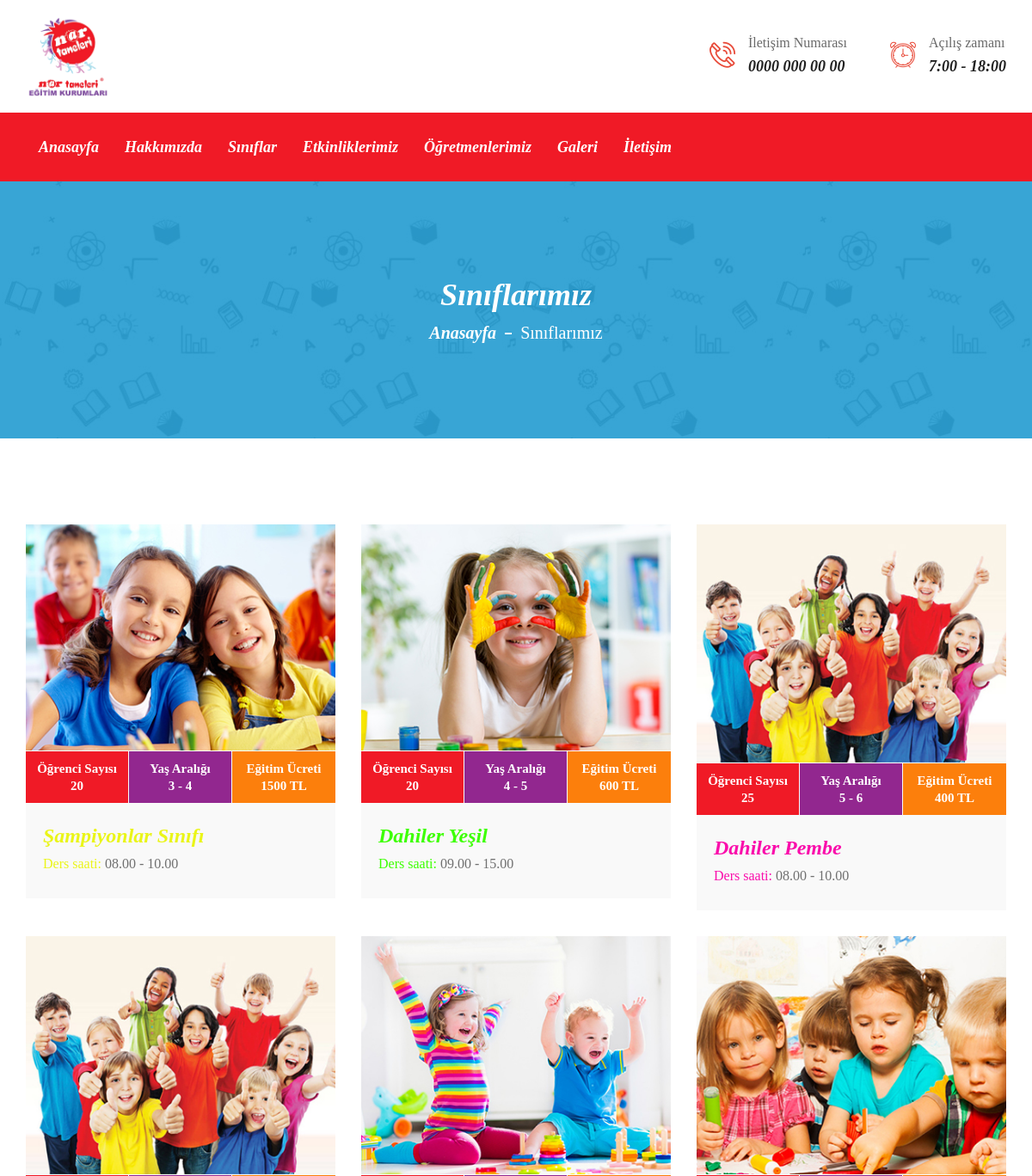
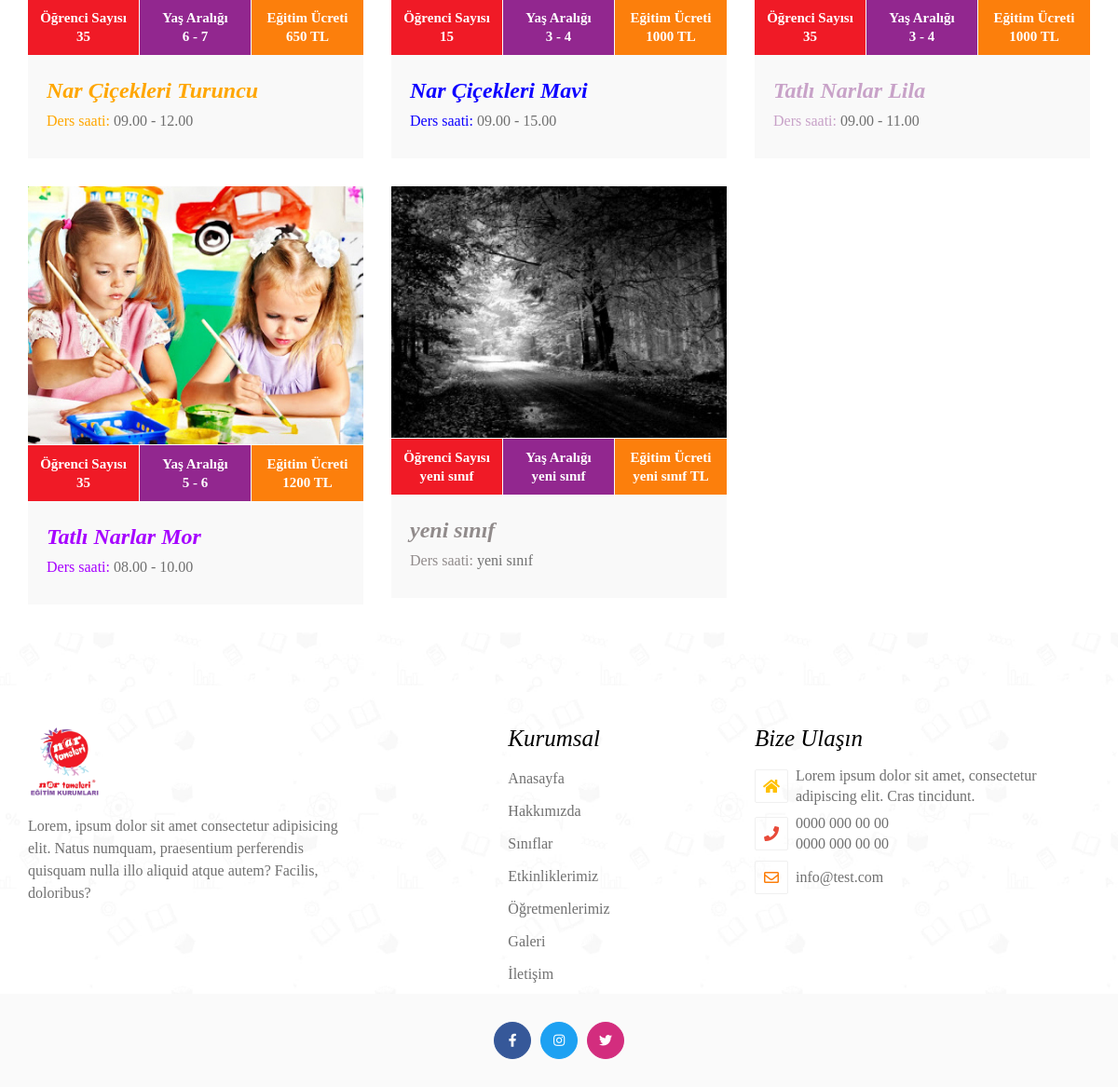
The page /siniflarimiz on the database its author committed (2 pictures, top to bottom).
### tables this page shows
CREATE TABLE `contact` (
  `id` int(11) NOT NULL AUTO_INCREMENT,
  `start_time` varchar(255) DEFAULT NULL,
  `address` text DEFAULT NULL,
  `phone1` varchar(255) DEFAULT NULL,
  `phone2` varchar(255) DEFAULT NULL,
  `mail` varchar(255) DEFAULT NULL,
  `facebook` varchar(255) DEFAULT NULL,
  `instagram` varchar(255) DEFAULT NULL,
  `twitter` varchar(255) DEFAULT NULL,
  `map` varchar(255) DEFAULT NULL,
  `update_date` varchar(255) DEFAULT NULL,
  PRIMARY KEY (`id`)
);

CREATE TABLE `class` (
  `id` int(11) NOT NULL AUTO_INCREMENT,
  `name` varchar(255) DEFAULT NULL,
  `slug` varchar(255) DEFAULT NULL,
  `text` text DEFAULT NULL,
  `teacher` varchar(255) DEFAULT NULL,
  `lesson_hours` varchar(255) DEFAULT NULL,
  `student` varchar(255) DEFAULT NULL,
  `age_range` varchar(255) DEFAULT NULL,
  `price` varchar(255) DEFAULT NULL,
  `color` varchar(255) DEFAULT NULL,
  `image_path` varchar(255) DEFAULT NULL,
  `add_date` datetime DEFAULT NULL,
  `update_date` datetime DEFAULT NULL,
  `status` tinyint(1) DEFAULT 1,
  `deleted` tinyint(1) DEFAULT 0,
  PRIMARY KEY (`id`)
);

### application/controllers/Homepage.php (called while the page is built, shortened)
<?php
class Homepage extends Veripay_Controller
{
	function __construct()
    {
        $this->load->model($this->router->fetch_class() . '_model', 'model');
    }
    public function classes($slug = '')
    {
        $data = new StdClass();
        $data->banner = $this->model->get_banner()->class_banner;
        $data->contact = $this->model->get_contact();
        if (empty($slug)) {
            $data->class = $this->model->get_class();
        } else {
            if (!$data->select_ticket = $this->model->slug_control($slug)) {
                redirect(site_url('siniflarimiz'));
            }
            $data->class = $this->model->get_ticket_class($slug);
        }
        $this->load->view('header', $data);
        $this->load->view('classes');
        $this->load->view('footer');
    }
}

### index.php (called while the page is built, shortened)
<?php
require_once BASEPATH.'core/CodeIgniter.php';

### application/models/Homepage_Model.php (called while the page is built, shortened)
<?php
class Homepage_model extends CI_Model {
	public function get_banner()
	{
		$this->db->from('banner');
		$return_query = $this->db->get();
		if ($return_query->num_rows() > 0) {
			return $return_query->row();
		} else {
			return [];
		}
	}
	public function get_class()
	{
		$this->db->from('class');
		$this->db->where(['status' => 1, 'deleted' => 0]);
		$return_query = $this->db->get();
		if($return_query->num_rows() > 0) {
			return $return_query->result();
		} else {
			return false;
		}
	}
    public function get_contact()
    {
    	$this->db->from('contact');
    	$return_query = $this->db->get();
    	if($return_query->num_rows() > 0) {
    		return $return_query->row();
    	} else {
    		return [];
    	}
    }
}

### application/views/classes.php (the view, shortened to what this page needs)
<section class="page-header section-notch">
<div class="overlay">
  <div class="container">
    <h3><?php echo $banner ?></h3>
    <ul class="page_breadcrumb">
      <li><a href="<?php echo site_url() ?>">Anasayfa</a></li>
      <li>Sınıflarımız</li>
    </ul>
  </div>
</div>
</section>
<?php if(!empty($class)) { ?>
<section class="classes pt-120 ">
<div class="container">
  <div class="row">
<?php foreach ($class as $key => $value) { ?>
    <div class="col-lg-4 col-sm-6 col-xs-12">
      <div class="class-item">
        <div class="image">
          <a data-fancybox="class" href="<?php echo site_url($value->image_path) ?>"><img src="<?php echo site_url($value->image_path) ?>" alt="<?php echo $value->name ?>" class="img-responsive"></a>
        </div>
        <ul class="schedule">
          <li>
            <span>Öğrenci Sayısı</span>
            <span><?php echo $value->student ?></span>
          </li>
          <li>
            <span>Yaş Aralığı</span>
            <span><?php echo $value->age_range ?></span>
          </li>
          <li>
            <span>Eğitim Ücreti</span>
            <span><?php echo $value->price.' TL' ?></span>
          </li>
        </ul>
        <div class="content">
          <h4><a style="color: <?php echo $value->color ?>;" href="<?php echo site_url('sinif-detaylari/'.$value->slug) ?>"><?php echo $value->name ?></a></h4>
          <p><span style="color: <?php echo $value->color ?>;">Ders saati: </span><?php echo $value->lesson_hours ?></p>
        </div>
      </div>
    </div>
<?php } ?>
  </div>
</div>
</section>
<?php } ?>

### application/views/header.php (shortened to what this page needs)
<!DOCTYPE html>
<html lang="tr">
<head>
    <link href="<?php echo site_url('assets/front/css/font.css') ?>" rel="stylesheet">
    <link href="<?php echo site_url('assets/front/css/bootstrap.min.css') ?>" rel="stylesheet">
    <link href="<?php echo site_url('assets/front/css/all.min.css') ?>" rel="stylesheet">
    <link href="<?php echo site_url('assets/front/flaticon/flaticon.css') ?>" rel="stylesheet">
    <link href="<?php echo site_url('assets/front/css/fancybox.min.css') ?>" rel="stylesheet">
    <link href="<?php echo site_url('assets/front/css/swiper.min.css') ?>" rel="stylesheet">
    <link href="<?php echo site_url('assets/front/css/jquery.nstSlider.css') ?>" rel="stylesheet">
    <link href="<?php echo site_url('assets/front/css/flexslider.css') ?>" rel="stylesheet">
    <link href="<?php echo site_url('assets/front/css/rtl.css') ?>" rel="stylesheet">
    <link href="<?php echo site_url('assets/front/css/main.css?v='.md5(date('Y-m-d H:i:s'))) ?>" rel="stylesheet">
    <link href="<?php echo site_url('assets/front/css/responsive.css') ?>" rel="stylesheet">
</head>
<body id="scroll-top">
    <header>
        <div class="header-top">
            <div class="container">
                <div class="row">
                    <div class="col-md-3">
                        <a class="logo" href="<?php echo site_url() ?>"><img
                                src="<?php echo site_url('assets/images/logo.png') ?>" alt="logo"
                                class="img-responsive"></a>
                    </div>
                    <div class="col-md-9">
                        <ul class="top-contents">
                            <li>
                                <i class="icon flaticon-phone-call"></i>
                                <div class="content">
                                    <p>İletişim Numarası</p>
                                    <a href="tel:<?php echo $contact->phone1 ?>"><?php echo $contact->phone1 ?></a>
                                </div>
                            </li>
                            <li>
                                <i class="icon flaticon-alarm-clock"></i>
                                <div class="content">
                                    <p>Açılış zamanı</p>
                                    <span><?php echo empty($contact->start_time) ? "" : $contact->start_time ?></span>
                                </div>
                            </li>
                        </ul>
                    </div>
                </div>
            </div>
        </div>
        <div class="main-menu">
            <div class="container">
                <div class="row no-gutters">
                    <nav class="main-menu-area w-100">
                        <div class="menu-area">
                            <ul class="menu">
                                <li>
                                    <a href="<?php echo site_url() ?>">Anasayfa</a>
                                </li>
                                <li>
                                    <a href="<?php echo site_url('hakkimizda') ?>">Hakkımızda</a>
                                </li>
                                <li>
                                    <a href="<?php echo site_url('siniflarimiz') ?>">Sınıflar</a>
                                </li>
                                <li><a href="<?php echo site_url('etkinliklerimiz') ?>">Etkinliklerimiz</a></li>
                                <li>
                                    <a href="<?php echo site_url('ogretmenlerimiz') ?>">Öğretmenlerimiz</a>
                                </li>
                                <li><a href="<?php echo site_url('galeri') ?>">Galeri</a></li>
                                <li><a href="<?php echo site_url('iletisim') ?>">İletişim</a></li>
                            </ul>
                        </div>
                    </nav>
                </div>
            </div>
        </div>
    </header>

### application/views/footer.php (shortened to what this page needs)
  <footer>
    <div class="footer-top">
      <div class="container">
        <div class="row">
          <div class="col-lg-4 col-sm-12">
            <div class="footer-item text-left">
              <div class="title"><a class="logo" href="<?php echo site_url() ?>"><img src="<?php echo site_url('assets/images/logo.png') ?>" alt="logo" class="img-responsive"></a></div>
              <div class="footer-about">
                <p>Lorem, ipsum dolor sit amet consectetur adipisicing elit. Natus numquam, praesentium perferendis quisquam nulla illo aliquid atque autem? Facilis, doloribus?</p>
              </div>
            </div>
          </div>
          <div class="col-lg-4 col-sm-12">
            <div class="footer-item">
              <div class="footer-center-item">
                <h3>Kurumsal</h3>
                <ul class="ft-hover-border">
                  <li><a href="<?php echo site_url() ?>">Anasayfa</a></li>
                  <li><a href="<?php echo site_url('hakkimizda') ?>">Hakkımızda</a></li>
                  <li><a href="<?php echo site_url('siniflarimiz') ?>">Sınıflar</a></li>
                  <li><a href="<?php echo site_url('etkinliklerimiz') ?>">Etkinliklerimiz</a></li>
                  <li><a href="<?php echo site_url('ogretmenlerimiz') ?>">Öğretmenlerimiz</a></li>
                  <li><a href="<?php echo site_url('galeri') ?>">Galeri</a></li>
                  <li><a href="<?php echo site_url('iletisim') ?>">İletişim</a></li>
                </ul>
              </div>
            </div>
          </div>
          <div class="col-lg-4 col-sm-12">
            <div class="footer-item">
              <div class="footer-center-item">
                <div class="footer-about">
                  <h3>Bize Ulaşın</h3>
                  <ul>
                    <li><a target="_blank" href="#"><span><i class="fa fa-home" aria-hidden="true"></i></span><?php echo empty($contact->address) ? "" : $contact->address ?></a></li>
                    <li><span><i class="fa fa-phone" aria-hidden="true"></i></span><div><a href="tel:<?php echo empty($contact->phone1) ? "" : $contact->phone1 ?>"><?php echo empty($contact->phone1) ? "" : $contact->phone1 ?></a><a href="tel:<?php echo empty($contact->phone1) ? "" : $contact->phone1 ?>"><?php echo empty($contact->phone2) ? "" : $contact->phone2 ?></a></div></li>
                    <li><a href="mailto:<?php echo empty($contact->mail) ? "" : $contact->mail ?>"><span><i class="far fa-envelope"></i></span><?php echo empty($contact->mail) ? "" : $contact->mail ?></a></li>
                  </ul>
                </div>
              </div>
            </div>
          </div>
        </div>
      </div>
    </div>
    <div class="footer-bottom">
      <div class="container">
        <div class="row">
          <div class="col-12">
            <ul class="social-default">
              <li><a target="_blank" href="<?php echo empty($contact->facebook) ? "" : $contact->facebook ?>"><i class="fab fa-facebook-f"></i></a></li>
              <li><a target="_blank" href="<?php echo empty($contact->instagram) ? "" : $contact->instagram ?>"><i class="fab fa-instagram"></i></a></li>
              <li><a target="_blank" href="<?php echo empty($contact->twitter) ? "" : $contact->twitter ?>"><i class="fab fa-twitter"></i></a></li>
            </ul>
          </div>
        </div>
      </div>
    </div>
  </footer>
</body>
</html>

### assets/front/css/responsive.css (style rules this page uses)
@media only screen and (min-width: 768px) { header .main-menu ul li { position: relative; } }

### rows shown on the page
contact: phone1 "0000 000 00 00", start_time "7:00 - 18:00", address "Lorem ipsum dolor sit amet, consectetur adipiscing elit. Cras tincidunt.", phone2 "0000 000 00 00", mail "info@test.com"
class: image_path (picture), student "20", age_range "3 - 4", price "1500", name "Şampiyonlar Sınıfı", lesson_hours "08.00 - 10.00"
class: image_path (picture), student "20", age_range "4 - 5", price "600", name "Dahiler Yeşil", lesson_hours "09.00 - 15.00"
class: image_path (picture), student "25", age_range "5 - 6", price "400", name "Dahiler Pembe", lesson_hours "08.00 - 10.00"
class: image_path (picture), student "35", age_range "6 - 7", price "650", name "Nar Çiçekleri Turuncu", lesson_hours "09.00 - 12.00"
class: image_path (picture), student "15", age_range "3 - 4", price "1000", name "Nar Çiçekleri Mavi", lesson_hours "09.00 - 15.00"
class: image_path (picture), student "35", age_range "3 - 4", price "1000", name "Tatlı Narlar Lila", lesson_hours "09.00 - 11.00"
class: image_path (picture), student "35", age_range "5 - 6", price "1200", name "Tatlı Narlar Mor", lesson_hours "08.00 - 10.00"
class: image_path (picture), student "yeni sınıf", age_range "yeni sınıf", price "yeni sınıf", name "yeni sınıf", lesson_hours "yeni sınıf"

### other values the page prints
$banner "Sınıflarımız"
